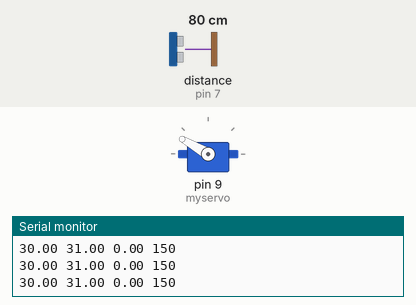
This sketch was run on a simulated Arduino Uno, built with avr-gcc and run on an emulated ATmega328P. Parts: servo, the last lines printed to the serial monitor. Inputs (shaded band) come from the test bench; at power-on: distance to the obstacle (sensor on pin 7) 80 cm. The echo pulse lasts 58.3 µs per cm.

Above: at 16.2 s.
16.3 s: distance to the obstacle (sensor on pin 7) set to 9 cm
At 17.4 s:
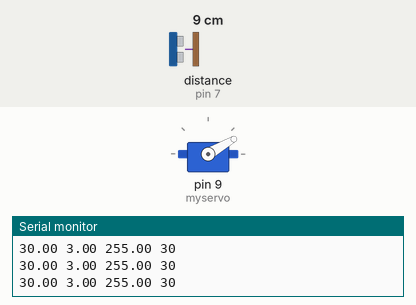
18.1 s: distance to the obstacle (sensor on pin 7) set to 35 cm
At 18.29 s:
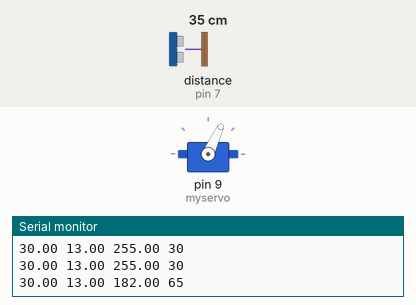
21.1 s: distance to the obstacle (sensor on pin 7) set to 120 cm
At 21.9 s:
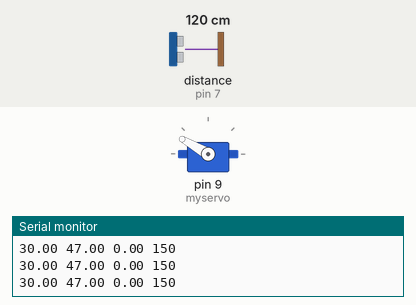
22.6 s: distance to the obstacle (sensor on pin 7) set to 2 cm
At 23.1 s:
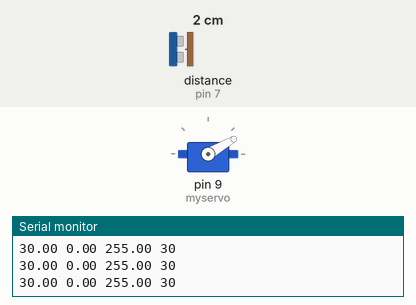
24.1 s: distance to the obstacle (sensor on pin 7) set to 120 cm
At 24.37 s:
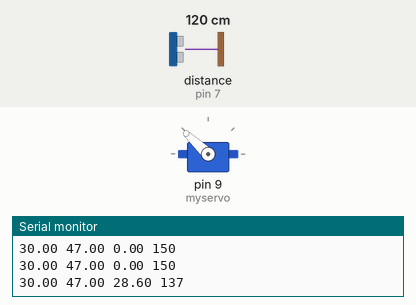
Timing chart, 0 to 27.1 s (numbered marks = the images above; inputs shaded):
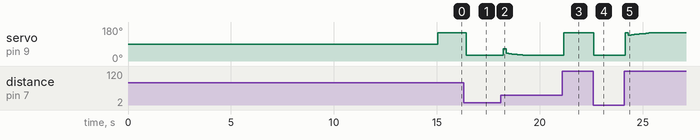

The sketch:

PIDBalanceBeam.ino
```cpp
////////////////////////////////////////////////////////////////////////
// PID Demo Sketch for use with PID Balance Beam rig. See: http://potus98.com
// by John Christian
//    potus98@yahoo.com
//    potus98.com
//    @potus98 on twitter
//
// Code below is not entirely original. It may have snippets or entire
// sections from other examples or tutorials found online. Thank you
// wonderful Internet for the help. If you see something you feel should
// be specifically credited, please let me know!
//
// Pololu is awesome. They have great customer service, great prices,
// and great prodoucts. Not affiliated in any way. Just a satisfied customer.
////////////////////////////////////////////////////////////////////////

#include <Servo.h>  // include the Servo library
Servo myservo;      // create servo object to control a servo
int val;            // variable to read the value from the analog pin

#include <PID_v1.h>  // include the PID library See: http://playground.arduino.cc/Code/PIDLibrary
double PIDsetpoint, PIDinput, PIDoutput;                       // define varibles PID will be connecting to

PID myPID(&PIDinput, &PIDoutput, &PIDsetpoint,9,2,.5, DIRECT);  // specify PID links and initial tuning parameters
//                                              ^
//                                              |
//                                              `<<< Change PID here 1/2 <<<<


                                                               // 2,5,1 was the initial starting point
// from br3ttb on arduino forums... Parameters and what they do (sort of)
// P_Param: the bigger the number the harder the controller pushes.
// I_Param: the SMALLER the number (except for 0, which turns it off,)  the more quickly the controller reacts to load changes, but the greater the risk of oscillations.
// D_Param: the bigger the number the more the controller dampens oscillations (to the point where performance can be hindered)

int PIDoutputMapped = 0;       // used when mapping PID output to safe servo range so servo doesn't twist demo rig apart
int PIDoutputConstrained = 0;  // extra safety against sending servo to positions that might break the demo rig
const int pingPin = 7;         // defines signal pin used by ping sensor
int timeToPing = 0;            // used during ping sensor operation
int BallPosition = 0;          // calculated distance of ball from sensor
int setPoint = 30;             // hardcoded target point (to-do: make adjustable via potentiometer)
int servoPos = 90;             // servo position
int TestRuns = 0;              // counter used to limit total number of cycles to make data collection easier

////////////////////////////////////////////////////////////////////////
void setup()
{
  Serial.begin(115200);
  myservo.attach(9);    // attaches the servo on pin 9 to the servo object
  myservo.write(90);
  Serial.println ("Level tube now...");
  delay(10000);
  Serial.println ("Tube should be level by now!");
  delay(5000);
  PIDinput = getBallPosition(); // initialize PID variable
  PIDsetpoint = 30;             // set the target ball position (to-do: make adjustable via potentiometer)
  myPID.SetMode(AUTOMATIC);     // turn the PID on
}

////////////////////////////////////////////////////////////////////////
void loop()
{

 //decideMovement();         // Simple function to exercise rig mechanics
 decideMovementWithPID();    // The PID version you're probably most interested in using.

}   // end of void loop

/////////////////////////////* FUNCTIONS  */////////////////////////////

////////////////////////////////////////////////////////////////////////

int decideMovement(){

  if (TestRuns == 0){
    Serial.println("No PID");
    Serial.println("setpoint BallPosition servoPosition");
  }
  BallPosition=getBallPosition();
  servoPos = myservo.read();
  if ( servoPos > 30 && BallPosition < setPoint ){
    servoPos--;
    myservo.write(servoPos);
  }
  if ( servoPos <= 150 && BallPosition > setPoint ){
    servoPos++;
    myservo.write(servoPos);
  }
  delay(25); // Provide time for servo to reach destination.

  Serial.print (setPoint);
  Serial.print(" ");
  Serial.print (BallPosition);
  Serial.print(" ");
  Serial.println (servoPos);
  TestRuns++;
  if (TestRuns > 2000){
    Serial.print(TestRuns);
    Serial.println(" TestRuns complete. Pausing for 2 minutes...");
    Serial.println(" ");
    delay(120000);
    TestRuns = 0;
  }
} // close decideMovement function

////////////////////////////////////////////////////////////////////////
int decideMovementWithPID(){

  if (TestRuns == 0){
    Serial.println("PID tunings: 9,2,.5");                                         //   <<< Change PID here 2/2 <<<<
    Serial.println("PIDsetpoint BallPosition PIDoutput PIDoutputMapped");
  }
  PIDinput = getBallPosition();
  myPID.Compute();
  PIDoutputMapped = map(PIDoutput, 0, 255, 150, 30);
  PIDoutputConstrained = constrain (PIDoutputMapped, 30, 150); // constrain values so servo won't tear up the rig
  myservo.write(PIDoutputConstrained);
  delay(25); // Provide time for servo to reach destination.
  Serial.print(PIDsetpoint);
  Serial.print(" ");
  Serial.print(PIDinput);
  Serial.print(" ");
  Serial.print(PIDoutput);
  Serial.print(" ");
  Serial.println(PIDoutputMapped);
  TestRuns++;
  if ( TestRuns > 2000 ){
    Serial.print(TestRuns);
    Serial.println(" TestRuns complete. Pausing for 2 minutes...");
    Serial.println(" ");
    delay(120000);
    TestRuns = 0;
  }
} // close decideMovementWithPID function

////////////////////////////////////////////////////////////////////////
int getBallPosition(){
  long duration, inches, cm;
                                    // The PING))) is triggered by a HIGH pulse of 2 or more microseconds.
                                    // Give a short LOW pulse beforehand to ensure a clean HIGH pulse:
  pinMode(pingPin, OUTPUT);
  digitalWrite(pingPin, LOW);
  delayMicroseconds(2);              // original value: 2
  digitalWrite(pingPin, HIGH);
  delayMicroseconds(5);              // original value: 5
  digitalWrite(pingPin, LOW);
                                     // This is where the ping distance is read in...
                                     // The same pin is used to read the signal from the PING))): a HIGH
                                     // pulse whose duration is the time (in microseconds) from the sending
                                     // of the ping to the reception of its echo off of an object.
  pinMode(pingPin, INPUT);
  duration = pulseIn(pingPin, HIGH);
  inches = microsecondsToInches(duration);
  delay(15);                         // Setting too low seemed to introduce issues. Too much ping noise in tube?
  return inches;
} // close getBallPosition function

////////////////////////////////////////////////////////////////////////
long microsecondsToInches(long microseconds)
{
  // According to Parallax's datasheet for the PING))), there are
  // 73.746 microseconds per inch (i.e. sound travels at 1130 feet per
  // second).  This gives the distance travelled by the ping, outbound
  // and return, so we divide by 2 to get the distance of the obstacle.
  // See: http://www.parallax.com/dl/docs/prod/acc/28015-PING-v1.3.pdf
  return microseconds / 74 / 2;
}

////////////////////////////////////////////////////////////////////////
long microsecondsToCentimeters(long microseconds)
{
  // The speed of sound is 340 m/s or 29 microseconds per centimeter.
  // The ping travels out and back, so to find the distance of the
  // object we take half of the distance travelled.
  return microseconds / 29 / 2;
}
```

Measured:
- after the input at 16.3 s, servo on pin 9 (myservo): 150° → 30° after 0.13 s, → 31° 0.13 s later, → 30° 0.13 s later
- after the input at 18.1 s, servo on pin 9 (myservo): 30° → 65° after 0.13 s, → 40° 0.13 s later, → 38° 0.13 s later, → 37° 0.13 s later, … (8 changes in this stretch)
- after the input at 21.1 s, servo on pin 9 (myservo): 30° → 150° after 0.06 s
- after the input at 22.6 s, servo on pin 9 (myservo): 150° → 30° at once
- after the input at 24.1 s, servo on pin 9 (myservo): 30° → 150° after 0.05 s, → 137° 0.15 s later, → 139° 0.15 s later, → 141° 0.15 s later, … (10 changes in this stretch)
